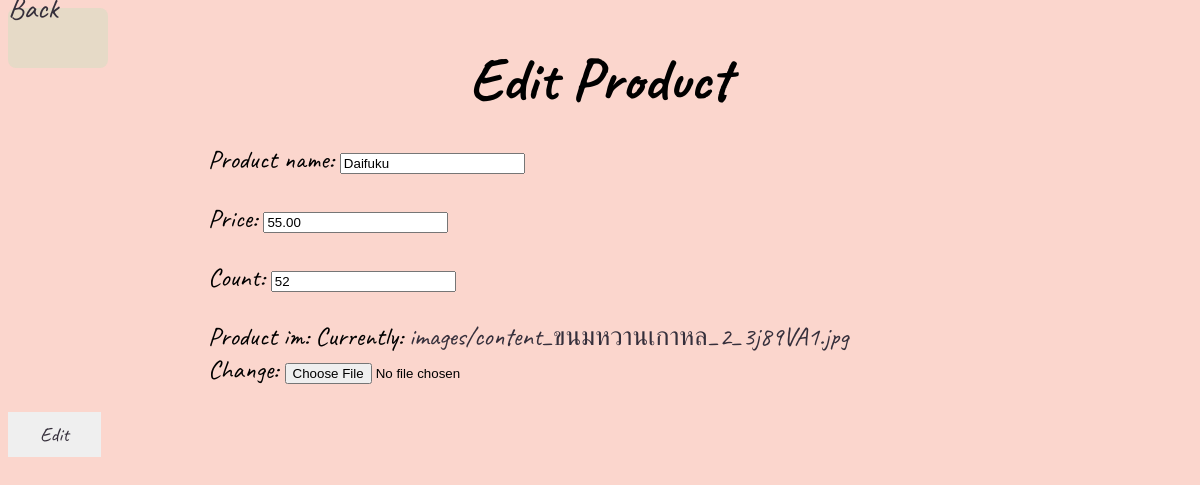
/myshop/shop/18/5/editprod/, run on an earlier commit of the app's database.
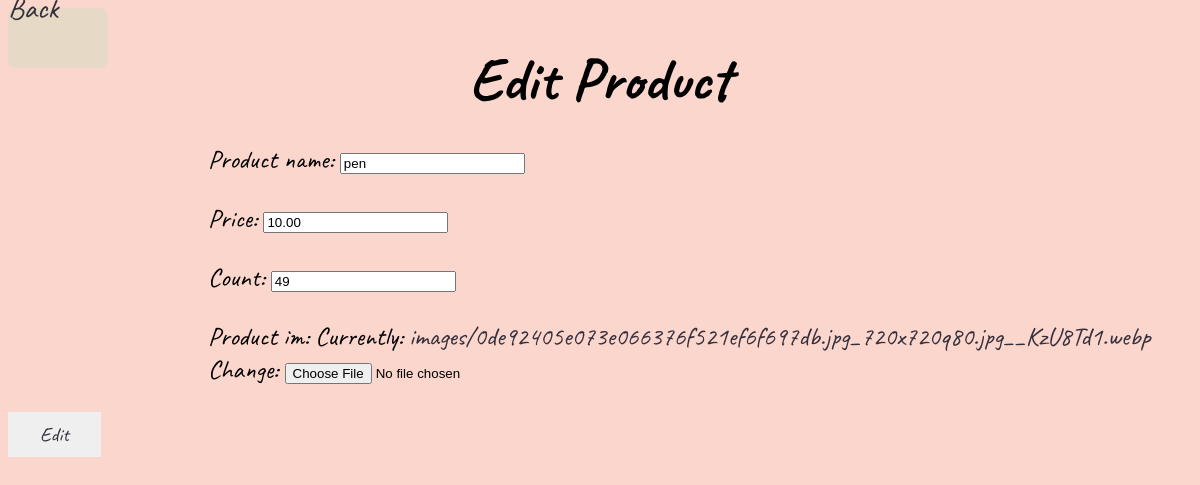
And on a later commit of the database.
### myshop/models.py (models this page shows, shortened)
class product(models.Model):
    shop = models.ForeignKey(shop_detail, on_delete=models.CASCADE, related_name = "prod", null=True)
    product_name = models.CharField(max_length=64)
    price = models.DecimalField(null=True, decimal_places=2, max_digits=8)
    product_im = models.ImageField(upload_to='images/')
    count = models.IntegerField(null=True)

### myshop/views.py (the view)
# urls.py: path('shop/<int:shop_id>/<int:prod_id>/editprod/', views.editprod, name='editprod'),
def editprod(request,shop_id,prod_id):
    p = pd.objects.get(pk=prod_id)
    if request.method == 'POST':
        form = ProductForm(request.POST, request.FILES, instance=p)
        if form.is_valid():
            form.save()
            return HttpResponseRedirect(reverse("product", args=(shop_id,)))
    else:
        form = ProductForm(instance=p)
    return render(request, 'myshop/editprod.html', {'form' : form, 'prod_id':prod_id, 'shop_id': shop_id})

### myshop/forms.py
class ProductForm(forms.ModelForm):
    class Meta:
        model = product
        fields = ['product_name', 'price', 'count', 'product_im']

### myshop/templates/myshop/editprod.html
{% extends 'myshop/layout.html' %}
{% block body %}
<div class="temp">
    <a href= "{% url 'product' shop_id %}"><p class="back">Back</p></a><br>
    <h1>Edit Product</h1>
        <form method = "post" enctype="multipart/form-data">
            <div class="addsh">{% csrf_token %}
            {{ form.as_p }}</div>
            <button type="submit">Edit</button><br><br>
        </form>
</div>
{% endblock body %}

What changed in the data, as far as the page shows it:
changed product: product_name "Daifuku" → "pen"; price "55.00" → "10.00"; count "52" → "49"
Also different on the page:
text no longer shown: "Product name: Price: Count: Product im: Currently: images/content_ขนมหวานเกาหล_2_3j89VA1.jpg Change:"
text now shown: "Product name: Price: Count: Product im: Currently: images/0de92405e073e066376f521ef6f697db.jpg_720x720q80.jpg__KzU8Td1.webp Change:"
